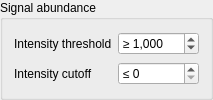
                      <widget class="QGroupBox" name="groupBox_4">
                       <property name="title">
                        <string>Signal abundance</string>
                       </property>
                       <layout class="QGridLayout" name="gridLayout_27">
                        <item row="0" column="1">
                         <widget class="QDoubleSpinBox" name="intensityThreshold">
                          <property name="showGroupSeparator" stdset="0">
                           <bool>true</bool>
                          </property>
                          <property name="prefix">
                           <string>≥ </string>
                          </property>
                          <property name="decimals">
                           <number>0</number>
                          </property>
                          <property name="maximum">
                           <double>1000000000.000000000000000</double>
                          </property>
                          <property name="singleStep">
                           <double>1000.000000000000000</double>
                          </property>
                          <property name="value">
                           <double>1000.000000000000000</double>
                          </property>
                         </widget>
                        </item>
                        <item row="0" column="0">
                         <widget class="QLabel" name="label_11">
                          <property name="toolTip">
                           <string>Intensity Threshold for the pure Base M/Z Peak
This threshold is not used for mixed Base and Isotope Peaks or for 
the pure Isotope Peak</string>
                          </property>
                          <property name="text">
                           <string>Intensity threshold</string>
                          </property>
                         </widget>
                        </item>
                        <item row="1" column="0">
                         <widget class="QLabel" name="label_31">
                          <property name="text">
                           <string>Intensity cutoff</string>
                          </property>
                         </widget>
                        </item>
                        <item row="1" column="1">
                         <widget class="QSpinBox" name="intensityCutoff">
                          <property name="showGroupSeparator" stdset="0">
                           <bool>true</bool>
                          </property>
                          <property name="suffix">
                           <string/>
                          </property>
                          <property name="prefix">
                           <string>≤ </string>
                          </property>
                          <property name="maximum">
                           <number>100000000</number>
                          </property>
                          <property name="singleStep">
                           <number>1000</number>
                          </property>
                         </widget>
                        </item>
                       </layout>
                      </widget>
